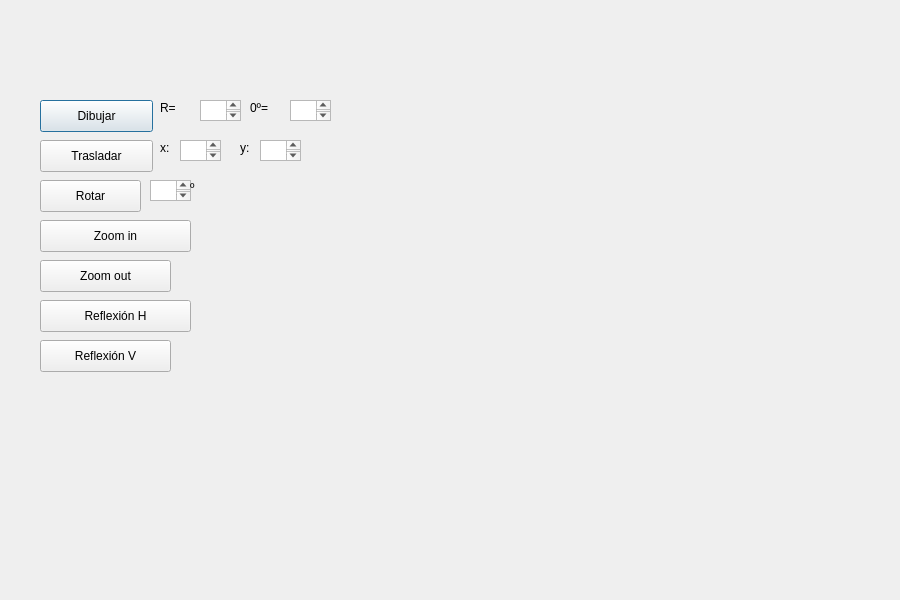
<?xml version="1.0" encoding="UTF-8"?>
<ui version="4.0">
 <class>Arcos</class>
 <widget class="QDialog" name="Arcos">
  <property name="geometry">
   <rect>
    <x>0</x>
    <y>0</y>
    <width>900</width>
    <height>600</height>
   </rect>
  </property>
  <property name="windowTitle">
   <string>Arcos</string>
  </property>
  <widget class="QLabel" name="label">
   <property name="geometry">
    <rect>
     <x>160</x>
     <y>100</y>
     <width>41</width>
     <height>16</height>
    </rect>
   </property>
   <property name="text">
    <string>R= </string>
   </property>
  </widget>
  <widget class="QLabel" name="label_2">
   <property name="geometry">
    <rect>
     <x>250</x>
     <y>100</y>
     <width>51</width>
     <height>16</height>
    </rect>
   </property>
   <property name="text">
    <string>0º=</string>
   </property>
  </widget>
  <widget class="QTextEdit" name="boxRadio">
   <property name="geometry">
    <rect>
     <x>200</x>
     <y>100</y>
     <width>41</width>
     <height>21</height>
    </rect>
   </property>
  </widget>
  <widget class="QTextEdit" name="boxAngulo">
   <property name="geometry">
    <rect>
     <x>290</x>
     <y>100</y>
     <width>41</width>
     <height>21</height>
    </rect>
   </property>
  </widget>
  <widget class="QPushButton" name="pushButton">
   <property name="enabled">
    <bool>true</bool>
   </property>
   <property name="geometry">
    <rect>
     <x>40</x>
     <y>100</y>
     <width>113</width>
     <height>32</height>
    </rect>
   </property>
   <property name="text">
    <string>Dibujar</string>
   </property>
  </widget>
  <widget class="QLabel" name="label_3">
   <property name="geometry">
    <rect>
     <x>160</x>
     <y>140</y>
     <width>41</width>
     <height>16</height>
    </rect>
   </property>
   <property name="text">
    <string>x:</string>
   </property>
  </widget>
  <widget class="QTextEdit" name="boxXinicio">
   <property name="geometry">
    <rect>
     <x>180</x>
     <y>140</y>
     <width>41</width>
     <height>21</height>
    </rect>
   </property>
  </widget>
  <widget class="QLabel" name="label_4">
   <property name="geometry">
    <rect>
     <x>240</x>
     <y>140</y>
     <width>51</width>
     <height>16</height>
    </rect>
   </property>
   <property name="text">
    <string>y:</string>
   </property>
  </widget>
  <widget class="QTextEdit" name="boxYinicio">
   <property name="geometry">
    <rect>
     <x>260</x>
     <y>140</y>
     <width>41</width>
     <height>21</height>
    </rect>
   </property>
  </widget>
  <widget class="QPushButton" name="pushButton_2">
   <property name="geometry">
    <rect>
     <x>40</x>
     <y>140</y>
     <width>113</width>
     <height>32</height>
    </rect>
   </property>
   <property name="text">
    <string>Trasladar</string>
   </property>
  </widget>
  <widget class="QPushButton" name="pushButton_3">
   <property name="geometry">
    <rect>
     <x>40</x>
     <y>180</y>
     <width>101</width>
     <height>32</height>
    </rect>
   </property>
   <property name="text">
    <string>Rotar</string>
   </property>
  </widget>
  <widget class="QPushButton" name="pushButton_4">
   <property name="geometry">
    <rect>
     <x>40</x>
     <y>220</y>
     <width>151</width>
     <height>32</height>
    </rect>
   </property>
   <property name="text">
    <string>Zoom in</string>
   </property>
  </widget>
  <widget class="QPushButton" name="pushButton_5">
   <property name="geometry">
    <rect>
     <x>40</x>
     <y>260</y>
     <width>131</width>
     <height>32</height>
    </rect>
   </property>
   <property name="text">
    <string>Zoom out</string>
   </property>
  </widget>
  <widget class="QPushButton" name="pushButton_6">
   <property name="geometry">
    <rect>
     <x>40</x>
     <y>300</y>
     <width>151</width>
     <height>32</height>
    </rect>
   </property>
   <property name="text">
    <string>Reflexión H</string>
   </property>
  </widget>
  <widget class="QPushButton" name="pushButton_7">
   <property name="geometry">
    <rect>
     <x>40</x>
     <y>340</y>
     <width>131</width>
     <height>32</height>
    </rect>
   </property>
   <property name="text">
    <string>Reflexión V</string>
   </property>
  </widget>
  <widget class="QTextEdit" name="boxGrados">
   <property name="geometry">
    <rect>
     <x>150</x>
     <y>180</y>
     <width>41</width>
     <height>21</height>
    </rect>
   </property>
  </widget>
  <widget class="QLabel" name="label_5">
   <property name="geometry">
    <rect>
     <x>190</x>
     <y>180</y>
     <width>51</width>
     <height>16</height>
    </rect>
   </property>
   <property name="text">
    <string>º</string>
   </property>
  </widget>
 </widget>
 <resources/>
 <connections/>
</ui>
